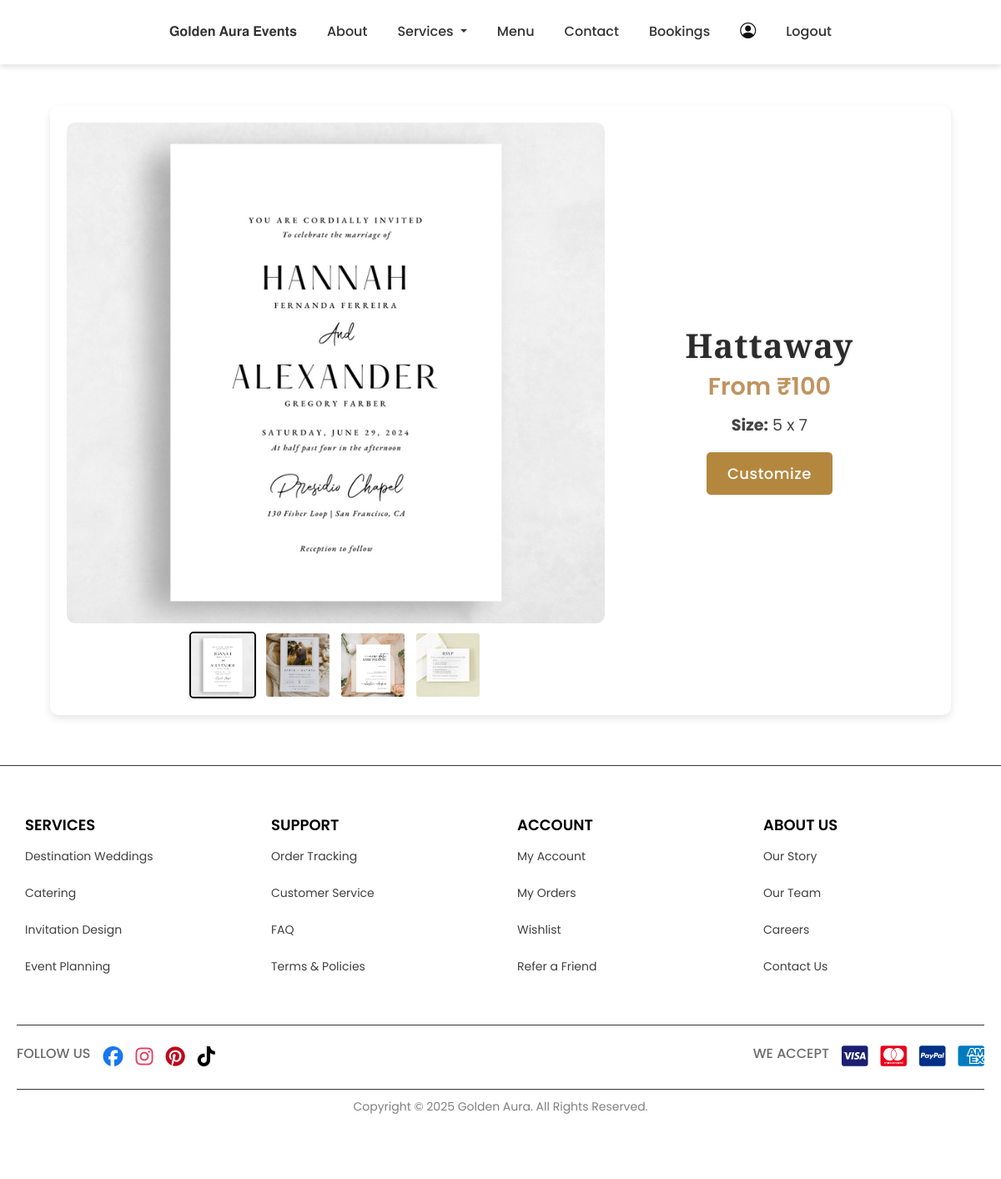
The app's page /invitation_detail/1 with its own data.
### app/models.py (models this page shows, shortened)
class InvitationCard(models.Model):
    category = models.ForeignKey(InvitationCategory, on_delete=models.CASCADE)
    name = models.CharField(max_length=100)
    price=models.IntegerField()
    img1 = models.FileField()
    img2 = models.FileField(blank=True, null=True)
    img3 = models.FileField(blank=True, null=True)
    img4 = models.FileField(blank=True, null=True)
    size = models.CharField(max_length=50)

### app/views.py (the view)
# urls.py: path('invitation_detail/<id>',views.invitation_detail, name='invitation_detail'),
def invitation_detail(request, id):
    card = get_object_or_404(InvitationCard, id=id)
    return render(request, 'user/invitation_detail.html', {'card': card})

### templates/user/invitation_detail.html (shortened to what this page needs)
<!DOCTYPE html>
<html lang="en">
<head>
    <link rel="stylesheet" href="https://cdn.jsdelivr.net/npm/bootstrap@5.3.0/dist/css/bootstrap.min.css">
    <link rel="stylesheet" href="https://cdn.jsdelivr.net/npm/bootstrap-icons@1.11.3/font/bootstrap-icons.min.css">
</head>
<body>
    <nav class="navbar navbar-expand-lg">
        <div class="container-fluid">
            <div class="collapse navbar-collapse" id="navbarNav">
                <ul class="navbar-nav ms-auto">
                    <li class="nav-item">
                        <a class="nav-link" href="../">𝐆𝐨𝐥𝐝𝐞𝐧 𝐀𝐮𝐫𝐚 𝐄𝐯𝐞𝐧𝐭𝐬</a>
                    </li>
                    <li class="nav-item">
                        <a class="nav-link" href="../about">About</a>
                    </li>
                    <li class="nav-item dropdown">
                        <a class="nav-link dropdown-toggle" href="#" id="navbarDropdown" role="button" data-bs-toggle="dropdown" aria-expanded="false">
                            Services
                        </a>
                    </li>
                    <li class="nav-item">
                        <a class="nav-link" href="item">Menu</a>
                    </li>
                    <li class="nav-item">
                        <a class="nav-link" href="../contact">Contact</a>
                    </li>
                    <li class="nav-item">
                        <a class="nav-link" href="../view_bookings">Bookings</a>
                    </li>
                    <li class="nav-item">
                        <a class="nav-link" href="profile">
                          <i style="color:rgb(16, 16, 16); font-weight: bolder; font-size: 19px;" class="bi bi-person-circle"></i>
                        </a>
                    </li>
                    <li class="nav-item">
                        <a class="nav-link" href="logout">Logout</a>
                    </li>
                </ul>
            </div>
        </div>
    </nav>
    <div class="container">
        <div class="image-section">
            <img id="mainImage" src="{{ card.img1.url }}" alt="Invitation Card">
            <div class="thumbnail-container">
                {% if card.img1 %}<img class="thumb active" src="{{ card.img1.url }}" onclick="changeImage(this)">{% endif %}
                {% if card.img2 %}<img class="thumb" src="{{ card.img2.url }}" onclick="changeImage(this)">{% endif %}
                {% if card.img3 %}<img class="thumb" src="{{ card.img3.url }}" onclick="changeImage(this)">{% endif %}
                {% if card.img4 %}<img class="thumb" src="{{ card.img4.url }}" onclick="changeImage(this)">{% endif %}
            </div>
        </div>
        <div class="details-section">
            <h2>{{ card.name }}</h2>
            <h4>From ₹{{ card.price }}</h4>
            <p><strong>Size:</strong> {{ card.size }}</p>
            <a id="buyNowBtn" href="{% url 'invitation_address_page' card.pk %}" class="btn btn-primary">Customize</a>
        </div>
    </div>
    <footer class="footer">
        <div class="footer-container">
            <div class="footer-section">
                <h4>Services</h4>
                <ul>
                    <li><a href="#">Destination Weddings</a></li>
                    <li><a href="#">Catering</a></li>
                    <li><a href="#">Invitation Design</a></li>
                    <li><a href="#">Event Planning</a></li>
                </ul>
            </div>
            <div class="footer-section">
                <h4>Support</h4>
                <ul>
                    <li><a href="#">Order Tracking</a></li>
                    <li><a href="#">Customer Service</a></li>
                    <li><a href="#">FAQ</a></li>
                    <li><a href="#">Terms & Policies</a></li>
                </ul>
            </div>
            <div class="footer-section">
                <h4>Account</h4>
                <ul>
                    <li><a href="#">My Account</a></li>
                    <li><a href="#">My Orders</a></li>
                    <li><a href="#">Wishlist</a></li>
                    <li><a href="#">Refer a Friend</a></li>
                </ul>
            </div>
            <div class="footer-section">
                <h4>About Us</h4>
                <ul>
                    <li><a href="#">Our Story</a></li>
                    <li><a href="#">Our Team</a></li>
                    <li><a href="#">Careers</a></li>
                    <li><a href="#">Contact Us</a></li>
                </ul>
            </div>
        </div>
        <div class="footer-extras">
            <div class="social-icons">
                <h4>Follow Us</h4>
                <a href="#"><i class="fab fa-facebook" style="color: #1877F2;"></i></a>
                <a href="#"><i class="fab fa-instagram" style="color: #E4405F;"></i></a>
                <a href="#"><i class="fab fa-pinterest" style="color: #BD081C;"></i></a>
                <a href="#"><i class="fab fa-tiktok" style="color: #000000;"></i></a>
            </div>
            <div class="payment-icons">
                <h4>We Accept</h4>
                <a href="#"><i class="fa-brands fa-cc-visa" style="color: #1A1F71;"></i></a>
                <a href="#"><i class="fa-brands fa-cc-mastercard" style="color: #EB001B;"></i></a>
                <a href="#"><i class="fa-brands fa-cc-paypal" style="color: #003087;"></i></a>
                <a href="#"><i class="fa-brands fa-cc-amex" style="color: #007BC1;"></i></a>
            </div>
        </div>
        <div class="footer-bottom">
            <p>Copyright &copy; 2025 Golden Aura. All Rights Reserved.</p>
        </div>
    </footer>
  <link rel="stylesheet" href="https://cdnjs.cloudflare.com/ajax/libs/font-awesome/6.4.2/css/all.min.css">
</body>
</html>

### templates/user/invitation_detail.html (style rules this page uses)
body { font-family: 'Poppins', sans-serif; background-color: white; }
.navbar { box-shadow: 0 4px 6px rgba(0, 0, 0, 0.1); }
.navbar { position: relative; width: 100%; background-color: white; transition: background 0.3s ease-in-out; z-index: 10; padding: 1rem 2rem; }
.navbar-nav { margin: 0 auto; display: flex; justify-content: center; align-items: center; }
.navbar-nav .nav-link { font-size: 1rem; font-weight: 500; margin: 0 10px; color: #333; transition: color 0.3s; }
.container { max-width: 90%; margin: 50px auto; background: white; border-radius: 10px; box-shadow: 0 4px 10px rgba(0, 0, 0, 0.1); display: flex; align-items: center; flex-wrap: wrap; padding: 20px; }
.image-section { flex: 62%; display: flex; flex-direction: column; align-items: center; }
#mainImage { width: 100%; max-width: 700px; height: 600px; object-fit: cover; border-radius: 10px; }
.thumbnail-container { display: flex; justify-content: center; gap: 10px; margin-top: 10px; flex-wrap: wrap; }
.thumbnail-container img { width: 80px; height: 80px; object-fit: cover; border-radius: 5px; cursor: pointer; border: 2px solid transparent; transition: 0.3s; }
.thumbnail-container img:hover, .thumbnail-container img.active { border-color: #000; }
.details-section { flex: 38%; padding: 20px; display: flex; flex-direction: column; align-items: center; justify-content: center; text-align: center; }
.details-section h2 { font-size: 2.5rem; font-weight: 700; font-family: 'Playfair Display', serif; color: #2c2c2c; letter-spacing: 1px; text-shadow: 1px 1px 3px rgba(0, 0, 0, 0.1); }
.details-section h4 { font-size: 1.8rem; font-family: 'Poppins', sans-serif; color: #c0935f; font-weight: 600; margin-bottom: 15px; }
.details-section p { font-size: 1.2rem; font-family: 'Poppins', sans-serif; color: #444; line-height: 1.6; }
.btn-primary { background: #b4873f; border: none; padding: 12px 25px; font-size: 18px; font-family: 'Poppins', sans-serif; font-weight: 500; letter-spacing: 0.5px; border-radius: 5px; transition: all 0.3s ease-in-out; }
.footer { background:white; color: #fff; padding: 50px 20px; border-top: 1px solid #333; margin-top: 5%; }
.footer-container { display: grid; grid-template-columns: repeat(auto-fit, minmax(220px, 1fr)); gap: 30px; max-width: 1200px; margin: auto; text-align: left; }
.footer-section h4 { font-size: 18px; margin-bottom: 15px; font-weight: 600; color: black; text-transform: uppercase; }
.footer-section ul { list-style: none; padding: 0; margin: 0; margin-bottom: 3rem; }
.footer-section ul li { margin-bottom: 20px; }
.footer-section ul li a { text-decoration: none; color: #403f3f; transition: color 0.3s ease-in-out; font-size: 14px; }
.footer-extras { display: flex; justify-content: space-between; align-items: center; max-width: 1200px; margin: auto; padding-top: 30px; border-top: 1px solid #333; padding-bottom: 10px; }
.social-icons h4, .payment-icons h4 { font-size: 16px; margin-bottom: 10px; font-weight: 500; color: #6b6b6a; text-transform: uppercase; }
.social-icons, .payment-icons { display: flex; align-items: center; gap: 15px; }
.social-icons a { font-size: 24px; transition: color 0.3s ease-in-out; }
.payment-icons i { font-size: 28px; transition: color 0.3s ease-in-out; }
.footer-bottom { text-align: center; font-size: 14px; color: gray; border-top: 1px solid #333; padding-top: 15px; padding-bottom: 10px; }
@media (min-width: 769px) { .footer-container { display: flex; justify-content: space-between; flex-wrap: wrap; } }
@media (min-width: 769px) { .footer-section { flex: 1; min-width: 180px; padding: 10px; } }
@media (min-width: 769px) { .footer-extras { display: flex; justify-content: space-between; align-items: center; padding: 20px 0; } }
@media (min-width: 769px) { .social-icons, .payment-icons { display: flex; align-items: center; gap: 15px; } }
@media (min-width: 769px) { .footer-bottom { text-align: center; padding: 10px 0; } }
@media screen and (min-width: 720px) { .footer-container { display: grid; grid-template-columns: repeat(4, 1fr); gap: 20px; } }
@media screen and (min-width: 720px) { .footer-section { text-align: left; min-width: 150px; } }

### records on screen
InvitationCard: img1 (picture), img2 (picture), img3 (picture), img4 (picture), name "Hattaway", price "100", size "5 x 7"
